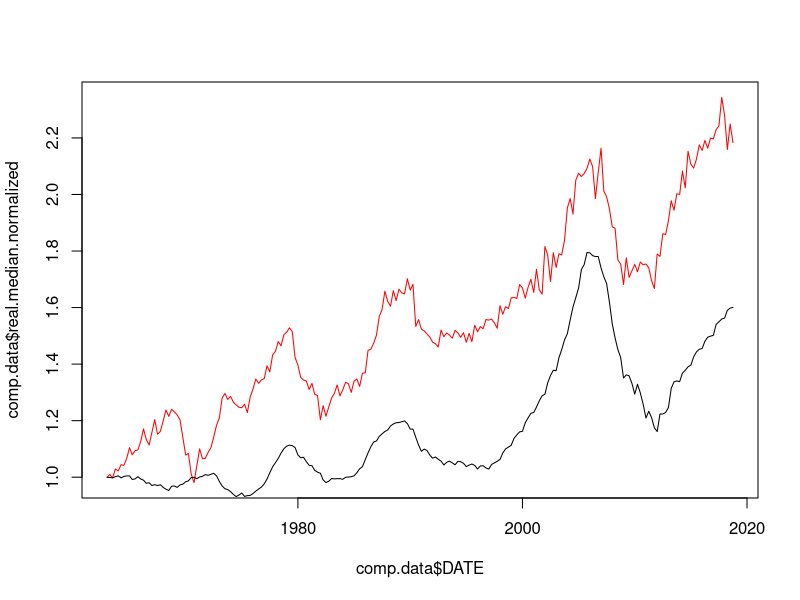
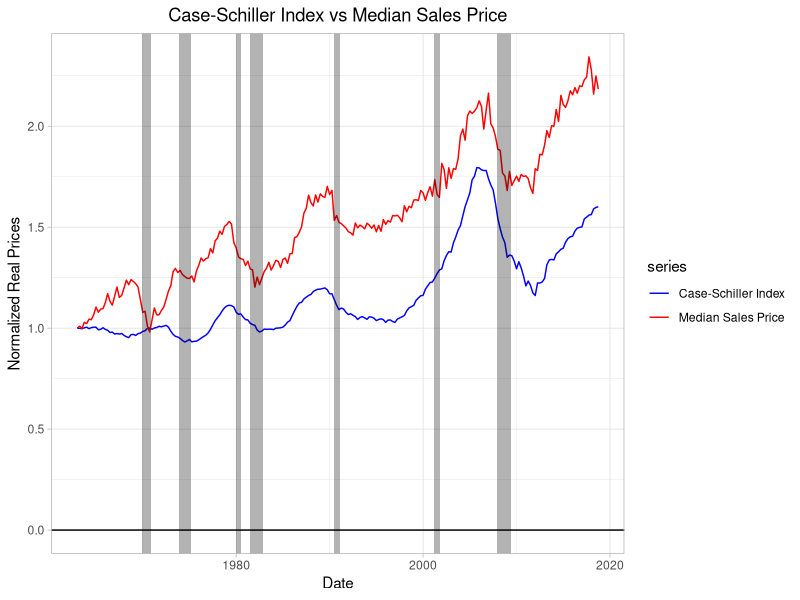

Here is the R script that generated these plots, in order:
library(ggplot2)
library(lubridate)

MSPUS <- read.csv("./raw_data/MSPUS.csv", stringsAsFactors = FALSE)
head(MSPUS)
tail(MSPUS)
MSPUS$DATE <- as.Date(MSPUS$DATE)

# add CPI data
# https://fred.stlouisfed.org/series/CPIAUCSL
cpi.data <- read.csv("./raw_data/CPIAUCSL.csv", stringsAsFactors = FALSE)
head(cpi.data)
cpi.data$DATE <- as.Date(cpi.data$DATE)

# deflate median home prices

# quarterly all sales version
hp.data <- merge(MSPUS, cpi.data, by="DATE")
hp.data$real.median <- hp.data$MSPUS / hp.data$CPIAUCSL

# US Real Home Prices Data (from http://www.econ.yale.edu/~shiller/data/Fig3-1.xls, originally in Irrational Exuberance)
# formatted in https://docs.google.com/spreadsheets/d/1NqAZQHDQzG-y-7vsj_ixmoYbyaQcj9WbGF2eUrZSecs/edit#gid=0
real.res.prices.schiller <- read.table("./prepared_data/Schiller Real Home Prices Formatting - output.tsv",
                                       sep="\t",header=TRUE)
head(real.res.prices.schiller)
tail(real.res.prices.schiller)

real.res.prices.schiller$Date.Formatted <- as.Date(real.res.prices.schiller$Date.Formatted)
# subtract 2 months to the Schiller data to get comparable dates
real.res.prices.schiller$Date.Comp <- real.res.prices.schiller$Date.Formatted - months(2)

# combine the 2 series
comp.data <- merge(hp.data, real.res.prices.schiller, by.x="DATE", by.y = "Date.Comp")
comp.data$real.median.normalized <- comp.data$real.median / comp.data$real.median[1]
comp.data$real.index.normalized <- comp.data$Real.Home.Price.Index / comp.data$Real.Home.Price.Index[1]
plot(comp.data$DATE,comp.data$real.median.normalized,type="l",col="red")
lines(comp.data$DATE,comp.data$real.index.normalized)

# add recessions
recessions <- read.table("./raw_data/recessions.tsv",sep="\t",header=TRUE,colClasses=c('Date', 'Date'))
recessions$Peak <- as.Date(recessions$Peak)
recessions$Trough <- as.Date(recessions$Trough)
head(recessions)
tail(recessions)

recessions.trimmed <- recessions[recessions$Peak>min(comp.data$DATE) & 
                                   recessions$Peak<max(comp.data$DATE) ,]

# plot both together w/ recessions
# data formatting to get multiple series together
index.data <- data.frame("DATE"=comp.data$DATE,
                         "values"=comp.data$"real.index.normalized",
                         "series"="Case-Schiller Index")
median.data <- data.frame("DATE"=comp.data$DATE,
                         "values"=comp.data$"real.median.normalized",
                         "series"="Median Sales Price")
comp.data.plot <- rbind(index.data,median.data)
ggplot(data=comp.data.plot) + 
  geom_line(aes(x=DATE,y=values,color=series)) + 
  ggtitle("Case-Schiller Index vs Median Sales Price") + 
  xlab("Date") + ylab("Normalized Real Prices") + 
  theme_light() + theme(plot.title = element_text(hjust = 0.5)) + 
  geom_hline(yintercept=0) + 
  scale_color_manual(values=c("blue","red")) + 
  geom_rect(data=recessions.trimmed, aes(xmin=Peak, xmax=Trough, ymin=-Inf, ymax=+Inf), fill='black', alpha=0.3)
# ggsave("./charts/median_vs_index.png")
# the two series only significantly disagree twice, in the late 60's and 2017-2019
# last time, the median sales prices data was right
